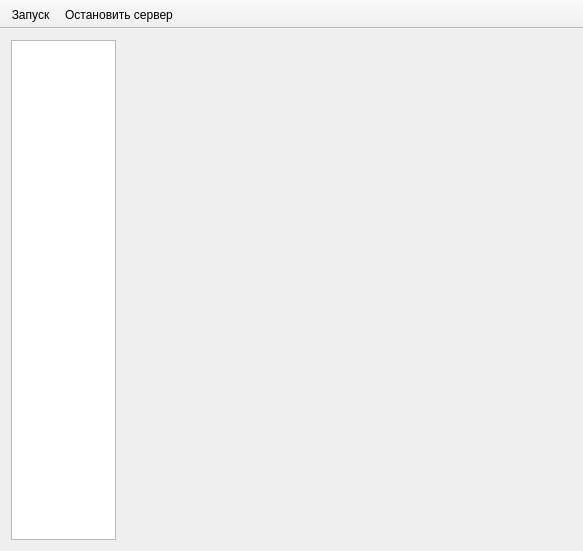
<?xml version="1.0" encoding="UTF-8"?>
<ui version="4.0">
 <class>MainWindow</class>
 <widget class="QMainWindow" name="MainWindow">
  <property name="geometry">
   <rect>
    <x>0</x>
    <y>0</y>
    <width>583</width>
    <height>551</height>
   </rect>
  </property>
  <property name="windowTitle">
   <string>MainWindow</string>
  </property>
  <widget class="QWidget" name="centralWidget">
   <layout class="QHBoxLayout" name="horizontalLayout">
    <item>
     <widget class="QListWidget" name="lPanelWidget">
      <property name="sizePolicy">
       <sizepolicy hsizetype="Fixed" vsizetype="Expanding">
        <horstretch>0</horstretch>
        <verstretch>0</verstretch>
       </sizepolicy>
      </property>
      <property name="minimumSize">
       <size>
        <width>105</width>
        <height>0</height>
       </size>
      </property>
      <property name="maximumSize">
       <size>
        <width>105</width>
        <height>16777215</height>
       </size>
      </property>
     </widget>
    </item>
    <item>
     <widget class="QStackedWidget" name="rPanelWidget">
      <widget class="QWidget" name="page"/>
      <widget class="QWidget" name="page_2"/>
     </widget>
    </item>
   </layout>
  </widget>
  <widget class="QToolBar" name="mainToolBar">
   <property name="enabled">
    <bool>true</bool>
   </property>
   <property name="movable">
    <bool>false</bool>
   </property>
   <property name="floatable">
    <bool>false</bool>
   </property>
   <attribute name="toolBarArea">
    <enum>TopToolBarArea</enum>
   </attribute>
   <attribute name="toolBarBreak">
    <bool>false</bool>
   </attribute>
   <addaction name="startServerAct"/>
   <addaction name="stopServerAct"/>
  </widget>
  <action name="startServerAct">
   <property name="checkable">
    <bool>false</bool>
   </property>
   <property name="icon">
    <iconset resource="resources.qrc">
     <normaloff>:/resources/start.png</normaloff>:/resources/start.png</iconset>
   </property>
   <property name="text">
    <string>Запуск</string>
   </property>
   <property name="toolTip">
    <string>Запустить сервер</string>
   </property>
  </action>
  <action name="stopServerAct">
   <property name="icon">
    <iconset resource="resources.qrc">
     <normaloff>:/resources/stop.png</normaloff>:/resources/stop.png</iconset>
   </property>
   <property name="text">
    <string>Остановить сервер</string>
   </property>
  </action>
 </widget>
 <layoutdefault spacing="6" margin="11"/>
 <resources>
  <include location="resources.qrc"/>
 </resources>
 <connections/>
</ui>
